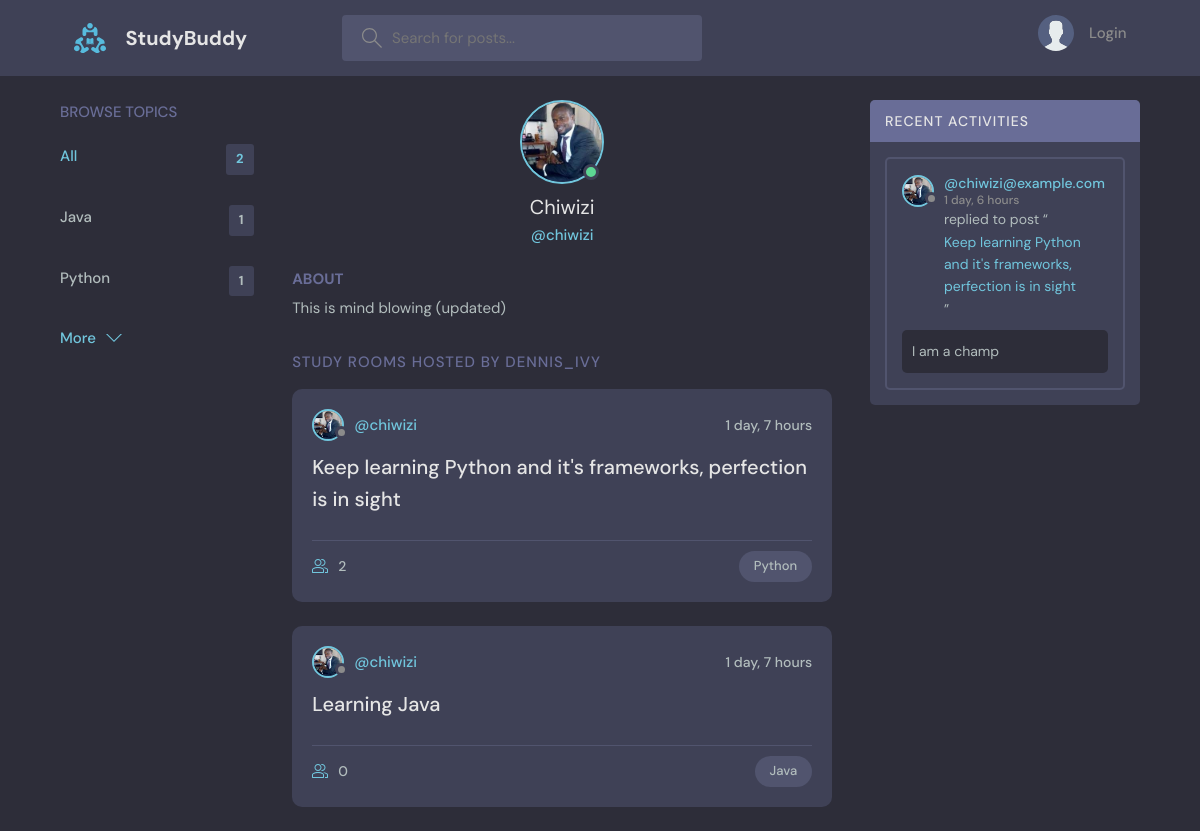
Page /profile/1/ on the committed database.
### base/models.py (models this page shows, shortened)
class Topic(models.Model):
    name = models.CharField(max_length=200)

class User(AbstractUser):
    name = models.CharField(max_length=200, null=True)
    email = models.EmailField(unique=True, null=True)
    bio = models.TextField(null=True, blank=True)
    avatar = models.ImageField(default='avatar.svg', null=True)
    USERNAME_FIELD = 'email'
    REQUIRED_FIELDS = []

class Room(models.Model):
    host = models.ForeignKey(User, on_delete=models.SET_NULL, null=True)
    topic = models.ForeignKey(Topic, on_delete=models.SET_NULL, null=True)
    name = models.CharField(max_length=200)
    description = models.TextField(null=True, blank=True)
    participants = models.ManyToManyField(User, related_name='participants', blank=True)
    updated = models.DateTimeField(auto_now=True)
    created = models.DateTimeField(auto_now_add=True)
    class Meta:
        ordering = ['-updated', '-created']
    def __str__(self):
        return self.name

class Message(models.Model):
    user = models.ForeignKey(User, on_delete=models.CASCADE, null=True)
    room = models.ForeignKey(Room, on_delete=models.CASCADE)
    body = models.TextField()
    updated = models.DateTimeField(auto_now=True)
    created = models.DateTimeField(auto_now_add=True)
    class Meta:
        ordering = ['-updated', '-created']
    def __str__(self):
        return self.body[0:50]

### base/views.py (the view)
# urls.py: path('profile/<str:pk>/', views.userProfile, name="user-profile"),
def userProfile(request, pk):
    user = User.objects.get(id=pk)
    rooms = user.room_set.all()
    room_messages = user.message_set.all()
    topics = Topic.objects.all()
    context = {
        'user': user,
        'rooms':rooms,
        'room_messages':room_messages,
        'topics':topics
        }
    return render(request, 'base/profile.html', context)

### base/templates/base/profile.html (shortened to what this page needs)
{% extends 'main.html' %}
{% block content %}
  <main class="profile-page layout layout--3">
    <div class="container">
      {% include 'base/topics_component.html' %}
      <div class="roomList">
        <div class="profile">
          <div class="profile__avatar">
            <div class="avatar avatar--large active">
              <img src="{{ user.avatar.url }}" />
            </div>
          </div>
          <div class="profile__info">
            <h3>{{ user.username | capfirst }}</h3>
            <p>@{{ user.username}}</p>
          </div>
          <div class="profile__about">
            <h3>About</h3>
            <p>
              {{ user.bio }}
            </p>
          </div>
        </div>
        <div class="roomList__header">
          <div>
            <h2>Study Rooms Hosted by dennis_ivy</a>
            </h2>
          </div>
        </div>
        {% include 'base/feed_component.html' %}
      </div>
      {% include 'base/activity_component.html' %}
    </div>
  </main>
  {% endblock %}

### templates/main.html (shortened to what this page needs)
<!DOCTYPE html>
{% load static %}
<html lang="en">
  <head>
    <link rel="stylesheet" href="{% static 'styles/style.css' %}" />
  </head>
  <body>
    {% include 'navbar.html' %}
    {% block content %}
    {% endblock %}
  </body>
</html>

### templates/navbar.html (shortened to what this page needs)
{% load static %}
<header class="header header--loggedIn">
    <div class="container">
      <a href="{% url 'home' %}" class="header__logo">
        <img src="{% static 'images/logo.svg' %}" />
        <h1>StudyBuddy</h1>
      </a>
      <form class="header__search" method="GET" action="{% url 'home' %}">
        <label>
          <input name="q" placeholder="Search for posts..." />
        </label>
      </form>
      <nav class="header__menu">
        {% if request.user.is_authenticated %}
        <div class="header__user">
          <a href="{% url 'update-user' %}">
            <div class="avatar avatar--medium active">
              <img src="{{ request.user.avatar.url }}" />
            </div>
            <p>{{ request.user.username | capfirst }}<span>@{{ request.user.username }}</span></p>
          </a>
          <button class="dropdown-button">
            <svg version="1.1" xmlns="http://www.w3.org/2000/svg" width="32" height="32" viewBox="0 0 32 32">
              <title>chevron-down</title>
              <path d="M16 21l-13-13h-3l16 16 16-16h-3l-13 13z"></path>
            </svg>
          </button>
        </div>
        {% else %}
        <a href="{% url 'login' %}">
          <img src="{% static 'images/avatar.svg' %}" />
          <p>Login</p>
        </a>
        {% endif %}
      </nav>
    </div>
  </header>

### base/templates/base/topics_component.html
<div class="topics">
    <div class="topics__header">
      <h2>Browse Topics</h2>
    </div>
    <ul class="topics__list">
      <li>
        <a href="{% url 'home' %}" class="active">All<span>{{ topics.count }}</span></a>
      </li>
      {% for topic in topics %}
      <li>
        <a href="{% url 'home' %}?q={{topic.name}}">{{ topic.name }}<span>{{ topic.room_set.all.count }}</span></a>
      </li>
      {% endfor %}
    </ul>
    <a class="btn btn--link" href="{% url 'topics' %}">
      More
      <svg version="1.1" xmlns="http://www.w3.org/2000/svg" width="32" height="32" viewBox="0 0 32 32">
        <title>chevron-down</title>
        <path d="M16 21l-13-13h-3l16 16 16-16h-3l-13 13z"></path>
      </svg>
    </a>
  </div>

### base/templates/base/feed_component.html (shortened to what this page needs)
{% for room in rooms %}
    <div class="roomListRoom">
    <div class="roomListRoom__header">
      <a href="{% url 'user-profile' room.host.id %}" class="roomListRoom__author">
        <div class="avatar avatar--small">
          <img src="{{ room.host.avatar.url }}" />
        </div>
        <span>@{{ room.host.username }}</span>
      </a>
      <div class="roomListRoom__actions">
        <span>{{room.created | timesince }}</span>
      </div>
    </div>
    <div class="roomListRoom__content">
      <a href="{% url 'room' room.id %}">{{ room.name }}</a>
    </div>
    <div class="roomListRoom__meta">
      <a href="{% url 'room' room.id %}" class="roomListRoom__joined">
        {{ room.participants.all.count }}
      </a>
      <p class="roomListRoom__topic">{{ room.topic.name }}</p>
    </div>
    </div>
{% endfor %}

### base/templates/base/activity_component.html (shortened to what this page needs)
<div class="activities">
    <div class="activities__header">
      <h2>Recent Activities</h2>
    </div>
    {% for message in room_messages %}
        <div class="activities__box">
        <div class="activities__boxHeader roomListRoom__header">
            <a href="{% url 'user-profile' message.user.id %}" class="roomListRoom__author">
            <div class="avatar avatar--small">
                <img src="{{ message.user.avatar.url }}" />
            </div>
            <p>
                @{{ message.user }}
                <span>{{message.created | timesince }}</span>
            </p>
            </a>
        </div>
        <div class="activities__boxContent">
            <p>replied to post “<a href="{% url 'room' message.room.id %}">{{ message.room }}</a>”</p>
            <div class="activities__boxRoomContent">
                {{ message.body }}
            </div>
        </div>
        </div>
    {% endfor %}
  </div>

### rows in the picture
Topic: name "Java", room_set.all.count "1"
Topic: name "Python", room_set.all.count "1"
User: avatar (picture), username "Chiwizi", username "chiwizi", bio "This is mind blowing (updated)"
Room: host.avatar (picture), host.username "chiwizi", created "1 day, 7 hours", name "Keep learning Python and it's frameworks, perfection is in sight", participants.all.count "2", topic.name "Python"
Room: host.avatar (picture), host.username "chiwizi", created "1 day, 7 hours", name "Learning Java", participants.all.count "0", topic.name "Java"
Message: user.avatar (picture), user "chiwizi@example.com", created "1 day, 6 hours", room "Keep learning Python and it's frameworks, perfection is in sight", body "I am a champ"

### other values in the picture
{{ topics.count }} "2"
